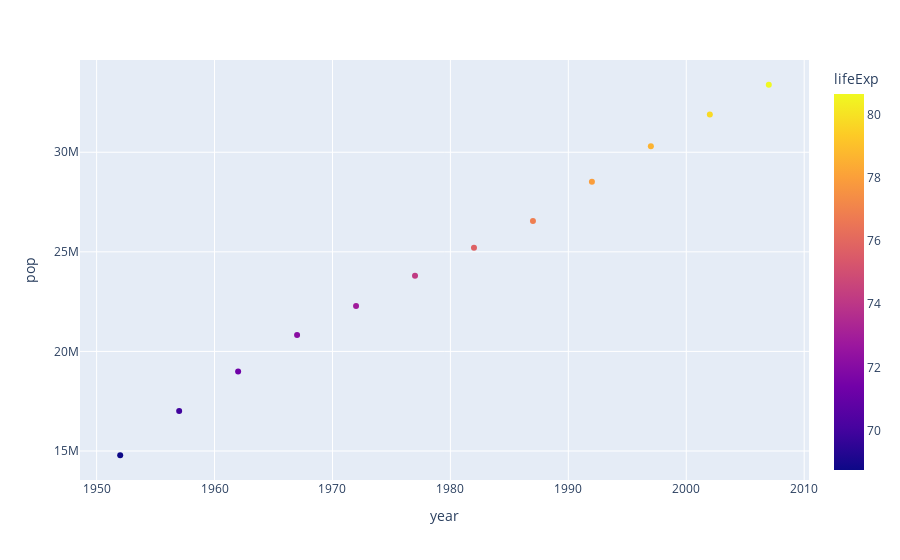

The notebook cell saved with this chart:
### Code cell
fig=px.scatter(canada_data,x='year',y='pop',color='lifeExp',height=400)
fig.show()

### Figure 1 — Plotly figure (JSON) as saved in the notebook; plotly's stock layout.template omitted (floating-point values rounded to 4 significant figures)
{"data": [{"hovertemplate": "year=%{x}<br>pop=%{y}<br>lifeExp=%{marker.color}<extra></extra>", "legendgroup": "", "marker": {"color": [68.75, 69.96, 71.3, 72.13, 72.88, 74.21, 75.76, 76.86, 77.95, 78.61, 79.77, 80.65], "coloraxis": "coloraxis", "symbol": "circle"}, "mode": "markers", "name": "", "orientation": "v", "showlegend": false, "type": "scatter", "x": [1952, 1957, 1962, 1967, 1972, 1977, 1982, 1987, 1992, 1997, 2002, 2007], "xaxis": "x", "y": [14785584, 17010154, 18985849, 20819767, 22284500, 23796400, 25201900, 26549700, 28523502, 30305843, 31902268, 33390141], "yaxis": "y"}], "layout": {"autosize": true, "coloraxis": {"colorbar": {"title": {"text": "lifeExp"}}, "colorscale": [[0, "#0d0887"], [0.1111, "#46039f"], [0.2222, "#7201a8"], [0.3333, "#9c179e"], [0.4444, "#bd3786"], [0.5556, "#d8576b"], [0.6667, "#ed7953"], [0.7778, "#fb9f3a"], [0.8889, "#fdca26"], [1, "#f0f921"]]}, "legend": {"tracegroupgap": 0}, "margin": {"t": 60}, "xaxis": {"anchor": "y", "autorange": true, "domain": [0, 1], "range": [1949.0, 2010.0], "title": {"text": "year"}, "type": "linear"}, "yaxis": {"anchor": "x", "autorange": true, "domain": [0, 1], "range": [13410000.0, 34770000.0], "title": {"text": "pop"}, "type": "linear"}}}
